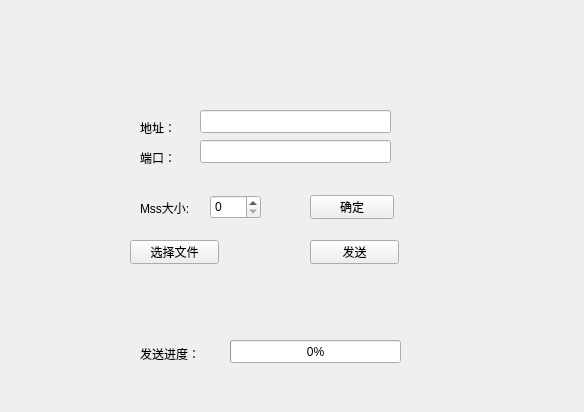
<?xml version="1.0" encoding="UTF-8"?>
<ui version="4.0">
 <class>Widget</class>
 <widget class="QWidget" name="Widget">
  <property name="geometry">
   <rect>
    <x>0</x>
    <y>0</y>
    <width>584</width>
    <height>412</height>
   </rect>
  </property>
  <property name="windowTitle">
   <string>Widget</string>
  </property>
  <widget class="QLabel" name="label">
   <property name="geometry">
    <rect>
     <x>140</x>
     <y>120</y>
     <width>72</width>
     <height>15</height>
    </rect>
   </property>
   <property name="text">
    <string>地址：</string>
   </property>
  </widget>
  <widget class="QLabel" name="label_2">
   <property name="geometry">
    <rect>
     <x>140</x>
     <y>150</y>
     <width>72</width>
     <height>15</height>
    </rect>
   </property>
   <property name="text">
    <string>端口：</string>
   </property>
  </widget>
  <widget class="QLineEdit" name="ipLineEdit">
   <property name="geometry">
    <rect>
     <x>200</x>
     <y>110</y>
     <width>191</width>
     <height>23</height>
    </rect>
   </property>
  </widget>
  <widget class="QLineEdit" name="portLineEdit">
   <property name="geometry">
    <rect>
     <x>200</x>
     <y>140</y>
     <width>191</width>
     <height>23</height>
    </rect>
   </property>
  </widget>
  <widget class="QPushButton" name="fileButton">
   <property name="geometry">
    <rect>
     <x>130</x>
     <y>240</y>
     <width>89</width>
     <height>24</height>
    </rect>
   </property>
   <property name="text">
    <string>选择文件</string>
   </property>
  </widget>
  <widget class="QPushButton" name="portButton">
   <property name="geometry">
    <rect>
     <x>310</x>
     <y>240</y>
     <width>89</width>
     <height>24</height>
    </rect>
   </property>
   <property name="text">
    <string>发送</string>
   </property>
  </widget>
  <widget class="QLabel" name="label_3">
   <property name="geometry">
    <rect>
     <x>140</x>
     <y>200</y>
     <width>72</width>
     <height>15</height>
    </rect>
   </property>
   <property name="text">
    <string>Mss大小:</string>
   </property>
  </widget>
  <widget class="QSpinBox" name="spinBox">
   <property name="geometry">
    <rect>
     <x>210</x>
     <y>195</y>
     <width>51</width>
     <height>24</height>
    </rect>
   </property>
  </widget>
  <widget class="QPushButton" name="MssButton">
   <property name="geometry">
    <rect>
     <x>310</x>
     <y>195</y>
     <width>84</width>
     <height>24</height>
    </rect>
   </property>
   <property name="text">
    <string>确定</string>
   </property>
  </widget>
  <widget class="QProgressBar" name="progressBar">
   <property name="geometry">
    <rect>
     <x>230</x>
     <y>340</y>
     <width>171</width>
     <height>23</height>
    </rect>
   </property>
   <property name="value">
    <number>0</number>
   </property>
  </widget>
  <widget class="QLabel" name="label_4">
   <property name="geometry">
    <rect>
     <x>140</x>
     <y>346</y>
     <width>68</width>
     <height>15</height>
    </rect>
   </property>
   <property name="text">
    <string>发送进度：</string>
   </property>
  </widget>
 </widget>
 <layoutdefault spacing="6" margin="11"/>
 <resources/>
 <connections/>
</ui>
